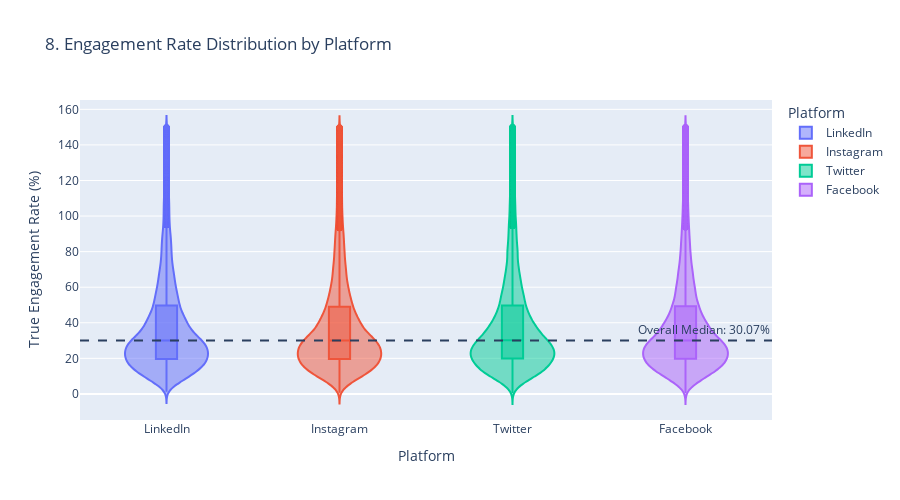

The cell this chart's notebook holds for it:
### Markdown cell above
## 8️⃣ Engagement Rate Distribution
**Question:** What's the typical engagement range we should expect?

### Code cell
fig = px.violin(
    feat_df,
    x='Platform',
    y='True Engagement Rate',
    color='Platform',
    box=True,
    points='outliers',
    title='8. Engagement Rate Distribution by Platform',
    labels={'True Engagement Rate': 'True Engagement Rate (%)'},
    height=500
)
fig.add_hline(y=feat_df['True Engagement Rate'].median(), line_dash="dash", 
              annotation_text=f"Overall Median: {feat_df['True Engagement Rate'].median():.2f}%")
fig.show()

### Figure 1 — Plotly figure (JSON) as saved in the notebook; plotly's stock layout.template omitted (floating-point values rounded to 4 significant figures; data arrays with more than 128 entries replaced by an {"elided": "..."} marker saying what was removed)
{"data": [{"alignmentgroup": "True", "box": {"visible": true}, "hovertemplate": "Platform=%{x}<br>True Engagement Rate (%)=%{y}<extra></extra>", "legendgroup": "LinkedIn", "marker": {"color": "#636efa"}, "name": "LinkedIn", "offsetgroup": "LinkedIn", "orientation": "v", "points": "outliers", "scalegroup": "True", "showlegend": true, "type": "violin", "x": {"elided": "24434 str values"}, "x0": " ", "xaxis": "x", "y": {"elided": "24434 float values"}, "y0": " ", "yaxis": "y"}, {"alignmentgroup": "True", "box": {"visible": true}, "hovertemplate": "Platform=%{x}<br>True Engagement Rate (%)=%{y}<extra></extra>", "legendgroup": "Instagram", "marker": {"color": "#EF553B"}, "name": "Instagram", "offsetgroup": "Instagram", "orientation": "v", "points": "outliers", "scalegroup": "True", "showlegend": true, "type": "violin", "x": {"elided": "24099 str values"}, "x0": " ", "xaxis": "x", "y": {"elided": "24099 float values"}, "y0": " ", "yaxis": "y"}, {"alignmentgroup": "True", "box": {"visible": true}, "hovertemplate": "Platform=%{x}<br>True Engagement Rate (%)=%{y}<extra></extra>", "legendgroup": "Twitter", "marker": {"color": "#00cc96"}, "name": "Twitter", "offsetgroup": "Twitter", "orientation": "v", "points": "outliers", "scalegroup": "True", "showlegend": true, "type": "violin", "x": {"elided": "24460 str values"}, "x0": " ", "xaxis": "x", "y": {"elided": "24460 float values"}, "y0": " ", "yaxis": "y"}, {"alignmentgroup": "True", "box": {"visible": true}, "hovertemplate": "Platform=%{x}<br>True Engagement Rate (%)=%{y}<extra></extra>", "legendgroup": "Facebook", "marker": {"color": "#ab63fa"}, "name": "Facebook", "offsetgroup": "Facebook", "orientation": "v", "points": "outliers", "scalegroup": "True", "showlegend": true, "type": "violin", "x": {"elided": "24166 str values"}, "x0": " ", "xaxis": "x", "y": {"elided": "24166 float values"}, "y0": " ", "yaxis": "y"}], "layout": {"annotations": [{"showarrow": false, "text": "Overall Median: 30.07%", "x": 1, "xanchor": "right", "xref": "x domain", "y": 30.07, "yanchor": "bottom", "yref": "y"}], "height": 500, "legend": {"title": {"text": "Platform"}, "tracegroupgap": 0}, "shapes": [{"line": {"dash": "dash"}, "type": "line", "x0": 0, "x1": 1, "xref": "x domain", "y0": 30.07, "y1": 30.07, "yref": "y"}], "title": {"text": "8. Engagement Rate Distribution by Platform"}, "violinmode": "overlay", "xaxis": {"anchor": "y", "categoryarray": ["LinkedIn", "Instagram", "Twitter", "Facebook"], "categoryorder": "array", "domain": [0, 1], "title": {"text": "Platform"}}, "yaxis": {"anchor": "x", "domain": [0, 1], "title": {"text": "True Engagement Rate (%)"}}}}
